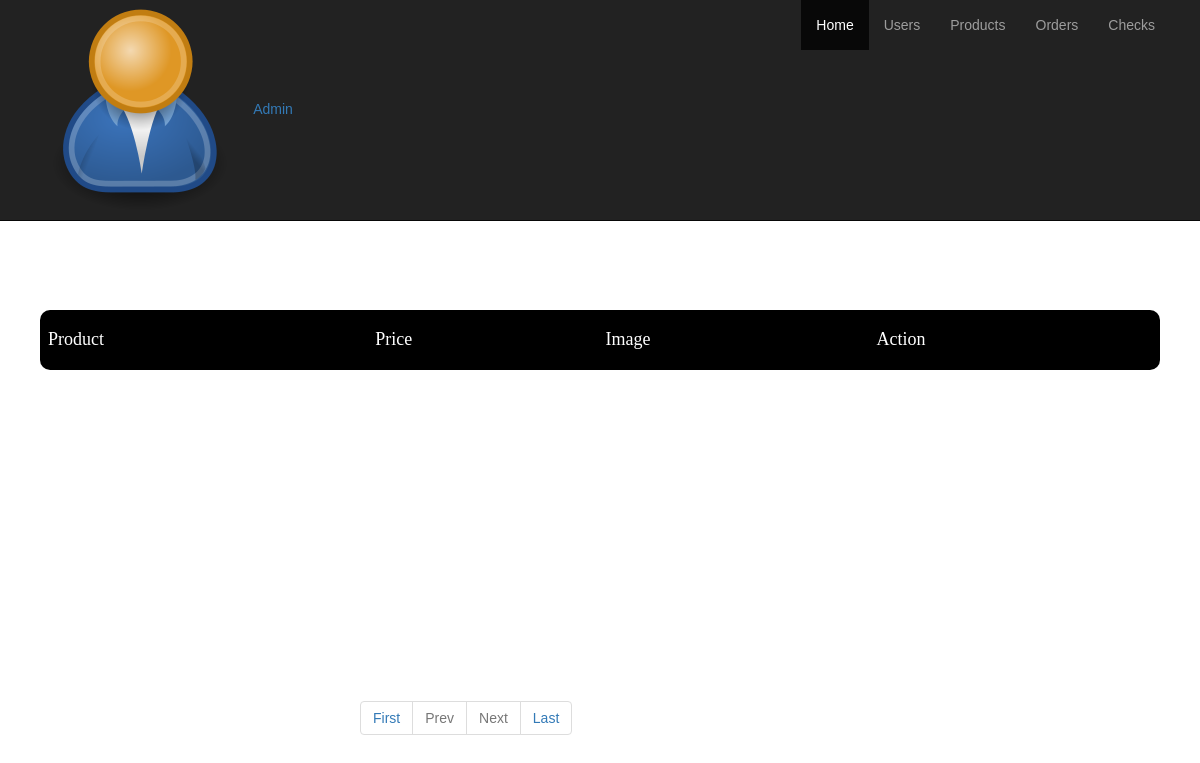
Before: /allProduct.php with the older database file.
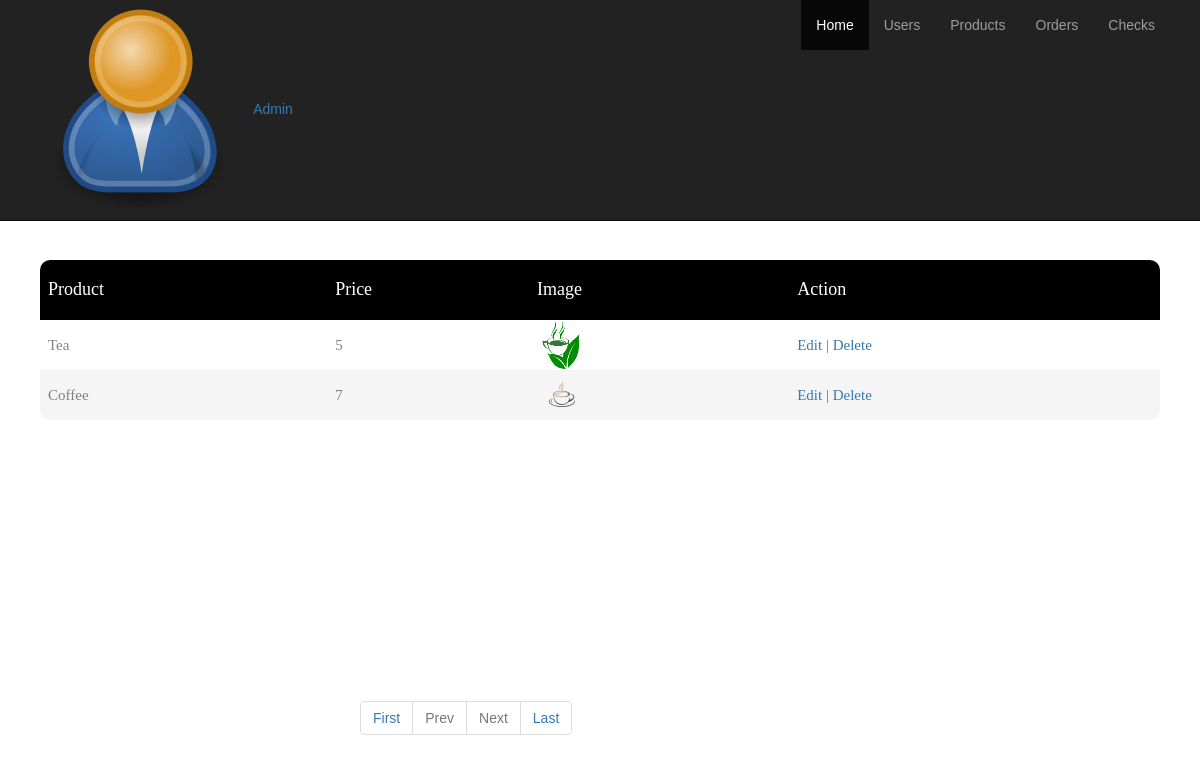
After: the same page with the newer database file.
### tables this page shows
CREATE TABLE `products` (
  `id` int(255) NOT NULL,
  `name` varchar(255) NOT NULL,
  `price` int(255) NOT NULL,
  `picture` varchar(255) NOT NULL,
  `category_id` int(255) NOT NULL,
  `created_at` timestamp NOT NULL DEFAULT current_timestamp(),
  `updated_at` timestamp NULL DEFAULT NULL
);

### allProduct.php (the view, shortened to what this page needs)
<?php
    $db = \database_connection\DBConnection::getInstance();
    $query="SELECT * FROM products;";
    $stmt = $db->prepare($query);
    $stmt->execute();
    $result = $stmt->fetchAll();
?>
<!DOCTYPE html>
<head>
    <link rel="stylesheet" href="https://maxcdn.bootstrapcdn.com/bootstrap/3.3.7/css/bootstrap.min.css">
    <link rel="stylesheet" type="text/css" href="public/css/util.css">
    <link rel="stylesheet" type="text/css" href="public/css/main.css">
    <link rel="stylesheet" href="public/css/min_css.lass">
</head>
<body id="main-body">
    <nav class="navbar navbar-inverse navbar-fixed-top">
        <div class="container">
            <div class="navbar-header">
                <div id="profile-data">
                    <img id="profile-picture" src="public/img/admin.png"/>
                    <a href="">Admin</a>
                </div>
            </div>
            <div class="collapse navbar-collapse">
                <ul class="nav navbar-nav pull-right">
                    <li class="active"><a href="createOrder.php">Home</a></li>
                    <li><a href="AllUsers.php">Users</a></li>
                    <li><a href="allProduct.php">Products</a></li>
                    <li><a href="ordersAdmin.php">Orders</a></li>
                    <li><a href="checks.php">Checks</a></li>
                </ul>
            </div>
        </div>
    </nav>
    <div class="container">
        <div class="addProductDiv">
            <a href="AddProduct.php">Add-Product</a>
        </div>
        <div class="limiter1">
            <div class="container-table100">
                <div class="wrap-table100">
                    <div class="table100">
                        <table>
                            <thead>
                                <tr class="table100-head">
                                    <th> Product </th>
                                    <th> Price </th>
                                    <th> Image </th>
                                    <th> Action </th>
                                </tr>
                            </thead>
                            <tbody>
                                <?php
                                    foreach($result as $data){
                                        $ID = $data['id'];
                                        echo "<tr>";
                                        echo "<td>".$data['name']."</td> ";
                                        echo "<td>".$data['price']."</td>";
                                        echo "<td><img src=".$data['picture']." width='50px' height='50px' alt='img'></td>";
                                        echo "<td><a href='AddProduct.php?operation=update&&id=$ID' class='update'> Edit | </a>
                                                <a href='deleteProduct.php?id=$ID' class='delete'>Delete</a></td>";
                                        echo "</tr>";
                                    }
                                ?>
                            </tbody>
                        </table>
                    </div>
                </div>
            </div>
        </div>
        <?php
            if (isset($_GET['pageno'])) {
                $pageno = $_GET['pageno'];
            } else {
                $pageno = 1;
            }
        ?>
        <div class="pag">
            <ul class="pagination" style="margin-left:330px; margin-top:-110px;">
                <li><a href="?pageno=1">First</a></li>
                <li class="<?php if ($pageno <= 1) {
                    echo 'disabled';
                } ?>">
                    <a href="<?php if ($pageno <= 1) {
                        echo '#';
                    } else {
                        echo '?pageno='.($pageno - 1);
                    } ?>">Prev</a>
                </li>
                <li class="<?php if ($pageno >= $total_pages) {
                    echo 'disabled';
                } ?>">
                    <a href="<?php if ($pageno >= $total_pages) {
                        echo '#';
                    } else {
                        echo '?pageno='.($pageno + 1);
                    } ?>">Next</a>
                </li>
                <li><a href="?pageno=<?php echo $total_pages; ?>">Last</a></li>
            </ul>
        </div>
    </div>
</body>
</html>

### public/css/main.css (style rules this page uses)
* { margin: 0px; padding: 0px; box-sizing: border-box; }
body, html { height: 100%; font-family: sans-serif; }
a { margin: 0px; transition: all 0.4s; -webkit-transition: all 0.4s; -o-transition: all 0.4s; -moz-transition: all 0.4s; }
ul, li { margin: 0px; list-style-type: none; }
.limiter1 { width: 100%; margin: 0 auto; margin-top:-70px; }
.container-table100 { width: 100%; min-height: 100vh; display: -webkit-box; display: -webkit-flex; display: -moz-box; display: -ms-flexbox; display: flex; align-items: center; justify-content: center; flex-wrap: wrap; padding: 10px 10px; }
.wrap-table100 { width: 1170px; }
table { border-spacing: 1; border-collapse: collapse; background: white; border-radius: 10px; overflow: hidden; width: 100%; margin: 0 auto; position: relative; }
table * { position: relative; }
table td, table th { padding-left: 8px; }
table thead tr { height: 60px; background: #000000; }
table tbody tr { height: 50px; }
table tbody tr:last-child { border: 0; }
table td, table th { text-align: left; }
.table100-head th { font-family: OpenSans-Regular; font-size: 18px; color: #fff; line-height: 1.2; font-weight: unset; }
tbody tr:nth-child(even) { background-color: #f5f5f5; }
tbody tr { font-family: OpenSans-Regular; font-size: 15px; color: #808080; line-height: 1.2; font-weight: unset; }
.addProductDiv { width: 100px; height: 10px; margin-left: 830px; padding: 0px; }

Changed rows visible on the page:
added products: name "Tea", price "5", picture (picture)
added products: name "Coffee", price "7", picture (picture)
